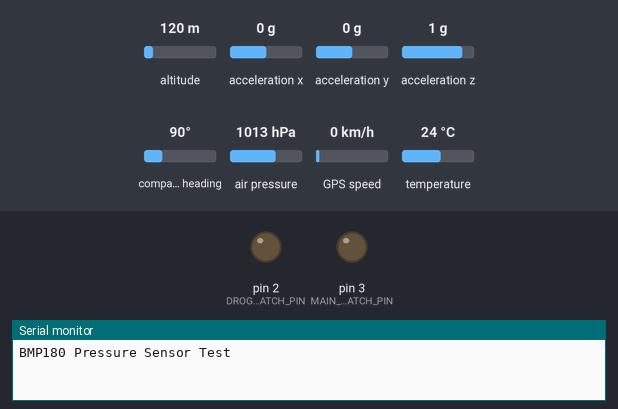
A sketch run on a simulated Arduino Mega 2560, built with avr-gcc and run on an emulated ATmega2560. Parts: output pins drawn as LEDs (lit = HIGH), the last lines printed to the serial monitor. Inputs (shaded band) come from the test bench; at power-on: air pressure 1013 hPa, altitude 120 m, acceleration x 0 g, acceleration y 0 g, acceleration z 1 g, compass heading 90°, GPS speed 0 km/h, temperature 24 °C. The GPS gets a fix after 3 s at 37.7749, -122.4194 with 8 satellites.

Above: at 2.2 s.
2.3 s: air pressure set to 979 hPa
4.0 s: air pressure set to 976 hPa
At 4.47 s:
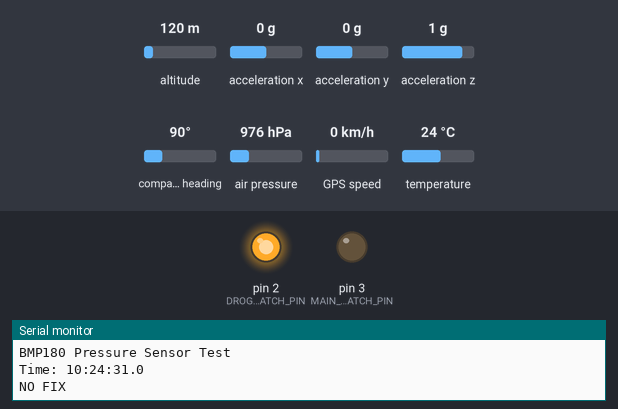
At 5.8 s:
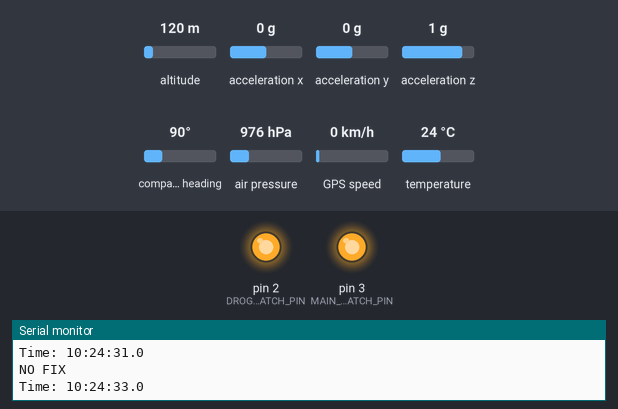
Timing chart, 0 to 7.3 s (numbered marks = the images above; inputs shaded):
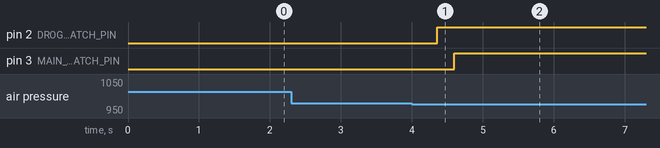

The sketch:

singleFileTesting.ino
```cpp
//Testing code, adapted from "pseudo_code.ino" with the custom functions pasted into the same file.


//Libraries

#include <Wire.h>
#include <Adafruit_Sensor.h>
#include <Adafruit_BMP085_U.h>
#include <Adafruit_GPS.h>
#include <SoftwareSerial.h>
#include <Adafruit_ADXL345_U.h>
#include <Adafruit_HMC5883_U.h>

/* Assign a unique ID to this sensor at the same time */
Adafruit_ADXL345_Unified accel = Adafruit_ADXL345_Unified(00001);

/* Assign a unique ID to this sensor at the same time */
Adafruit_HMC5883_Unified mag = Adafruit_HMC5883_Unified(00002);

//Adafruit GPS objects and settings (MOVE TO SENSOR HEADER FILE??)
//Adafruit_GPS GPS(&Serial);
//#define GPSECHO  false   //Echo to serial port
//boolean usingInterrupt = false;   //Manual interrupt to call data
//void useInterrupt(boolean);

//Timer variable to be used throughout program  (MAKE SURE NOT SAME AS GPS TIMER, IF BEING USED)
//uint32_t timer = millis();

//Global variables and constants

float dofData[9] = {0,0,0,0,0,0,0}; //9 channels (accel xyz, mag xyz, heading, 2 unused)
float gpsData[10] = {0,0,0,0,0,0,0,0,0,0}; // CHANGE to suit number of required data fields
float bmpData[4] = {0,0,0,0};  // Altitude  Temperature  Pressure
float vertAccel = 0;

const int LED_PIN = 0;
const int LAUNCH_THRESH = 300; //300 ft altitude detected, switch from mode 1 to mode 2  CHECK WITH HARLEY, METRES OR FEET??
const int DROGUE_EMATCH_PIN = 2; //Pin connected to drogue parachute e-match
const int MAIN_EMATCH_PIN = 3; //Pin connected to main parachute e-match
const int APOGEE_ACCEL_THRESH = 3; // Acceleration upper threshold for apogee detection
const int MAIN_ALT_THRESH = 1800; //Altitude lower threshold for main chute deployment (1800 ft.)
const char PRESSURE_CODE[10] = "pressure:"; //String for determining if sent data is request to change sea level pressure
const char PARACHUTE_CODE[10] = "LaunchPar";  // String for determining of sent data is request to manually deploy parachute


Adafruit_BMP085_Unified bmp = Adafruit_BMP085_Unified(10085);

Adafruit_GPS GPS(&Serial1);

boolean usingInterrupt = false;
void useInterrupt(boolean); // Func prototype keeps Arduino 0023 happy

uint32_t timer = millis();

float seaLevelPressure = 0.0;

void setup()
{


//-----------------------------------------------------------------------------------------------------
//PIN INITIALIZATIONS

  pinMode(LED_PIN, OUTPUT);
  pinMode(DROGUE_EMATCH_PIN, OUTPUT);
  pinMode(MAIN_EMATCH_PIN, OUTPUT);


//-----------------------------------------------------------------------------------------------------
//SERIAL PORT INITIALIZATIONS

//Xbee ("Serial2") and SD Logger ("Serial1") communicate at 9600 baud rate, while the GPS ("Serial") uses 115200
  Serial.begin(115200); //GPS
  Serial1.begin(9600); //SD Logger
  Serial2.begin(9600); //Xbee

//-----------------------------------------------------------------------------------------------------
//GPS INITIALIZATION

setupGPS();

//GPS.begin(9600);
//GPS.sendCommand(PMTK_SET_NMEA_OUTPUT_RMCONLY); //Time/location data only
//// GPS.sendCommand(PMTK_SET_NMEA_OUTPUT_RMCGGA);  //Fix data and altitude
//GPS.sendCommand(PMTK_SET_NMEA_UPDATE_1HZ);
//useInterrupt(true);
//delay(1000);

//-----------------------------------------------------------------------------------------------------
//BMP180 PRESSURE SENSOR INTIALIZATION

  Serial.println("BMP180 Pressure Sensor Test");
  Serial.println("");

  if(!bmp.begin())
  {
    /* There was a problem detecting the BMP085 ... check your connections */
    Serial.print("Oops, no BMP085 detected ... Check your wiring or I2C ADDR!");
    while(1);
  }

//-----------------------------------------------------------------------------------------------------

}

//This is from the GPS_testing code that works with Mega2560
SIGNAL(TIMER0_COMPA_vect)
{
  char c = GPS.read();
}


void loop()
{


 delay(500); // intial delay for all electronics

 if (Serial.available() > 0 ) // Check for incoming serial data
  {
    char dataRecieved[100] = {'\0'};
    int arraySize = 0;
    while (Serial.available() > 0) { // While we have serial data read it into an array of characters
        dataRecieved[arraySize++] = Serial.read();

    }
    inspectRecievedSerialData(dataRecieved); // Inspect the data to determine what was recieved and what to do
  }


 //-----------------------------------------------------------------------------------------------------
 //Rocket pre-launch algorithm
  do
  {
    getDOF(); //Read 9-DOF data
    getBMP(); //Read BMP180 data
    getGPS(); //Read GPS data
    dataSDOut(); //Transmit data to SD logger, then Xbee
    dataXbeeOut();
  }
  while(bmpData[0] < LAUNCH_THRESH);


  //-----------------------------------------------------------------------------------------------------
  //Drogue parachute deployment algorithm
  //Read and transmit data from all sensors while vertAccel greater than APOGEE_ACCEL_THRESH
  //Send current HIGH to DROGUE parachute e-match when vertAccel less than or equal to APOGEE_ACCEL_THRESH
  do
  {
    getDOF(); //Read 9-DOF data
    getBMP(); //Read BMP180 data
    getGPS(); //Read GPS data
    dataSDOut();  //Transmit data to SD logger, then Xbee
    dataXbeeOut();
  }
  while(vertAccel > APOGEE_ACCEL_THRESH);


  // Set drogue chute pin HIGH, output message indicating signal sent and time to SD logger and Xbee
  digitalWrite(DROGUE_EMATCH_PIN, HIGH);

  Serial1.print("DROGUE CHUTE DEPLOYMENT SIGNAL SENT    ");
  Serial1.println(timer);
  Serial2.print("DROGUE CHUTE DEPLOYMENT SIGNAL SENT    ");
  Serial2.println(timer);


  //-----------------------------------------------------------------------------------------------------
  //Main parachute deployment algorithm
  //Read and transmit data from all sensors while bmpData[0] (rocket altitude) above MAIN_ALT_THRESH altitude
  //Send current HIGH to MAIN parachute e-match when bmpData[0] (rocket altitude) equal to or below MAIN_ALT_THRESH
  do
  {
    getDOF(); //Read 9-DOF data
    getBMP(); //Read BMP180 data
    getGPS(); //Read GPS data
    dataSDOut(); //Transmit data to SD logger, then Xbee
    dataXbeeOut();
  }
  while(bmpData[0] > MAIN_ALT_THRESH);


  //Set main chute pin HIGH, output message indicating signal sent and time to SD logger and Xbee
  digitalWrite(MAIN_EMATCH_PIN, HIGH);

  Serial1.print("MAIN CHUTE DEPLOYMENT SIGNAL SENT    ");
  Serial1.println(timer);
  Serial2.print("MAIN CHUTE DEPLOYMENT SIGNAL SENT    ");
  Serial2.println(timer);


  //-----------------------------------------------------------------------------------------------------
  //Continue logging all sensor data until turned off

  while(true)
  {
    getDOF(); //Read 9-DOF data
    getBMP(); //Read BMP180 data
    getGPS(); //Read GPS data
    dataSDOut(); //Transmit data to SD logger, then Xbee
    dataXbeeOut();
  }


}


//-----------------------------------------------------------------------------------------------------
//-----------------------------------------------------------------------------------------------------
//-----------------------------------------------------------------------------------------------------
//CUSTOM FUNCTIONS HERE!!!
void inspectRecievedSerialData(char str[100])
{
  boolean boolPressureValue = true;
  boolean boolLaunch = true;

  for (int i = 0; i < 9; i++ ) // Determine if the data sent was a request for sea level pressure change
  {                            // or to manually deploy parachute
     if (PRESSURE_CODE[i] != str[i] )
       boolPressureValue = false;
     if (PARACHUTE_CODE[i] != str[i] )
       boolLaunch = false;
  }
  if( boolPressureValue) // Was it a pressure change request?
   {
     char intToConvert[100] = {'\0'}; // If it was then we must convert the ascii values to integers
     int i = 9; // start at 9 because everything before is the code word

     while ( str[i] != '\0') // read all the numbers in until we encounter \0
     {
       intToConvert[i - 9] = str[i];
       i++;
     }
     seaLevelPressure = atof(intToConvert); // atof converts character array into float
     //Serial.println(seaLevelPressure);
   }
   else if (boolLaunch) // Was it manual parachute deploy?
   {
      pinMode(10,OUTPUT); // Here we will have to check if the rocket is in the correct stage to allow this
      digitalWrite(10,HIGH);
   }

}


//-----------------------------------------------------------------------------------------------------
//Data handling functions using


//void dataXbeeOut()
//{
//
//  //Send all 9-DOF data, 9 channels
//  for(int i = 0; i<9; i++)
//  {
//  Serial2.print(dofData[i]
//  Serial2.print("    ");
//  }
//
//  //Each sensor (9dof/bmp180/gps) outputs all of its data on one line and then we go to the next line for the next sensor
//  Serial2.println(" ");
//
//  //Send all BMP180 data, 4 channels
//  for(int i = 0; i<4; i++)
//  {
//  Serial2.print(bmpData[i]);
//  Serial2.print("    ");
//  }
//
//
//  Serial2.println(" ");
//
//  //Send all GPS data, 10 channels
//  for(int i =0; i<10; i++)
//  {
//  Serial2.print(gpsData[i]);
//  Serial2.print("    ");
//  }
//
//
//  Serial2.println(" ");
//
//}


void dataSDOut()
{

  //Send all 9-DOF data, 9 channels
  for(int i = 0; i<7; i++)
  {
  Serial1.print(dofData[i]);
  Serial1.print("    ");
  }

  //Each sensor (9dof/bmp180/gps) outputs all of its data on one line and then we go to the next line for the next sensor
  Serial1.println(" ");

  //Send all BMP180 data, 4 channels
  for(int i = 0; i<4; i++)
  {
  Serial1.print(bmpData[i]);
  Serial1.print("    ");
  }


  Serial1.println(" ");

  //Send all GPS data, 10 channels
  for(int i =0; i<10; i++)
  {
  Serial1.print(gpsData[i]);
  Serial1.print("    ");
  }


  Serial1.println(" ");

}


void dataXbeeOut()
{
//
//  //Send all 9-DOF data, 9 channels
  for(int i = 0; i<7; i++)
  {
  Serial2.print(dofData[i]);
  Serial2.print("    ");
  }

//  //Each sensor (9dof/bmp180/gps) outputs all of its data on one line and then we go to the next line for the next sensor
//  Serial2.println(" ");
//
//  //Send all BMP180 data, 4 channels
  Serial2.print("BMP:ONLINE");
  for(int i = 0; i<4; i++)
  {
    Serial2.print(bmpData[i]);
    Serial2.print(":");
  }
//
//
//  Serial2.println(" ");
//
//  //Send all GPS data, 10 channels
//  for(int i =0; i<10; i++)
//  {
//  Serial2.print(gpsData[i]);
//  Serial2.print("    ");
//  }
//
//
//  Serial2.println(" ");
//
}


void getGPS()
{
  if (! usingInterrupt)
  {
    // read data from the GPS in the 'main loop'
    char c = GPS.read();
  }


  // if a sentence is received, we can check the checksum, parse it...
  if (GPS.newNMEAreceived())
  {
    // a tricky thing here is if we print the NMEA sentence, or data
    // we end up not listening and catching other sentences!
    // so be very wary if using OUTPUT_ALLDATA and trytng to print out data
    //Serial.println(GPS.lastNMEA());   // this also sets the newNMEAreceived() flag to false

    if (!GPS.parse(GPS.lastNMEA()))   // this also sets the newNMEAreceived() flag to false
      return;  // we can fail to parse a sentence in which case we should just wait for another
  }

  // if millis() or timer wraps around, we'll just reset it
  if (timer > millis())  timer = millis();


  // approximately every 2 seconds or so, print out the current stats

  if (millis() - timer > 2000)
  {

  timer = millis(); // reset the timer

    Serial.print("\nTime: ");
    Serial.print(GPS.hour, DEC); Serial.print(':');
    Serial.print(GPS.minute, DEC); Serial.print(':');
    Serial.print(GPS.seconds, DEC); Serial.print('.');
    Serial.println(GPS.milliseconds);
    if (GPS.fix)
    {

      gpsData[0] = GPS.hour;
      gpsData[1] = GPS.minute;
      gpsData[2] = GPS.seconds;
      gpsData[3] = GPS.milliseconds;
      gpsData[4] = GPS.fix;  //Boolean 1 if there is a satellite fix, 0 if there isn't
      gpsData[5] = GPS.latitude;
      gpsData[6] = GPS.longitude;
      gpsData[7] = GPS.speed;  //Measured in knots
      gpsData[8] = GPS.altitude;  //Measured in centimeters
      gpsData[9] = timer;


    }

    else
    {
      Serial.println("NO FIX");
    }

  }

}

void setupGPS()
{
  GPS.begin(9600);
  GPS.sendCommand(PMTK_SET_NMEA_OUTPUT_RMCONLY); //Time/location data only
  // GPS.sendCommand(PMTK_SET_NMEA_OUTPUT_RMCGGA);  //Fix data and altitude
  GPS.sendCommand(PMTK_SET_NMEA_UPDATE_1HZ);
  useInterrupt(true);
  delay(1000);
}


void useInterrupt(boolean v)
{
  if (v) {
    // Timer0 is already used for millis() - we'll just interrupt somewhere
    // in the middle and call the "Compare A" function above
    OCR0A = 0xAF;
    TIMSK0 |= _BV(OCIE0A);
    usingInterrupt = true;
  } else {
    // do not call the interrupt function COMPA anymore
    TIMSK0 &= ~_BV(OCIE0A);
    usingInterrupt = false;
  }
}


void getBMP()
{
 // Get a new sensor event
  sensors_event_t event;
  bmp.getEvent(&event);

  /* Display the results (barometric pressure is measure in hPa) */
  if (event.pressure)
  {
    /* Display atmospheric pressure in hPa */
  //  Serial.print(event.pressure);

    /* First we get the current temperature from the BMP085 */
    float temperature;
    bmp.getTemperature(&temperature);
  //  Serial.print(temperature);


    /* Then convert the atmospheric pressure, SLP and temp to altitude    */
    /* Update this next line with the current SLP for better results      */
    seaLevelPressure = SENSORS_PRESSURE_SEALEVELHPA;
 //   Serial.print("Altitude:    ");
   // Serial.print(bmp.pressureToAltitude(seaLevelPressure,event.pressure,temperature));
    bmpData[0] = bmp.pressureToAltitude(seaLevelPressure,event.pressure,temperature);
    bmpData[1] = temperature;
    bmpData[2] = event.pressure;
    bmpData[3] = timer;
}

  else
  {
    Serial1.print("BMP180 Pressure Sensor error    ");
    Serial1.println(timer);
    Serial2.print("BMP180 Pressure Sensor error    ");
    Serial2.println(timer);
  }

}


void getDOF()
{
  /* Get a new sensor event */
  sensors_event_t event;

  accel.getEvent(&event); //m/s^2
  dofData[0] = event.acceleration.x;
  dofData[1] = event.acceleration.y;
  dofData[2] = event.acceleration.z;

  mag.getEvent(&event); //uT
  dofData[0] = event.magnetic.x;
  dofData[0] = event.magnetic.x;
  dofData[0] = event.magnetic.x;

  // Hold the module so that Z is pointing 'up' and you can measure the heading with x&y
  // Calculate heading when the magnetometer is level, then correct for signs of axis.
  float heading = atan2(event.magnetic.y, event.magnetic.x);

  // Once you have your heading, you must then add your 'Declination Angle', which is the 'Error' of the magnetic field in your location.
  // Find yours here: http://www.magnetic-declination.com/
  // Mine is: -13* 2' W, which is ~13 Degrees, or (which we need) 0.22 radians
  // If you cannot find your Declination, comment out these two lines, your compass will be slightly off.

  // Green River, UT: 10* 50' E, +/-? 0.1745 radians
  // Montreal, QC: -14* 43' W, 0.2444 radians
  float declinationAngle = 0.1745;
  heading += declinationAngle;
  // Correct for when signs are reversed.
  if(heading < 0)
    heading += 2*PI;
  // Check for wrap due to addition of declination.
  if(heading > 2*PI)
    heading -= 2*PI;
  // Convert radians to degrees for readability.
  float headingDegrees = heading * 180/M_PI;

  dofData[7] = headingDegrees;
}


//-----------------------------------------------------------------------------------------------------
//9 DOF Setup Function

void setupDOF()
{
 Serial2.begin(9600);

 /* Initialise the sensor */
  if(!accel.begin())
  {
    /* There was a problem detecting the ADXL345 ... check your connections */
    Serial2.println("Oops, no ADXL345 detected ... Check your wiring!");
    while(1);
  }

  /* Set the range to whatever is appropriate for your project */
  accel.setRange(ADXL345_RANGE_16_G);

 if(!mag.begin())
  {
    /* There was a problem detecting the HMC5883 ... check your connections */
    Serial.println("Oops, no HMC5883 detected ... Check your wiring!");
    while(1);
  }

 //Code here

}
```

Measured:
- the behaviour switches between 978 and 977 hPa on air pressure (found by bisection; images 0 and 1)
- after the input at 2.3 s, every drawn part: stays the same
- after the input at 4.0 s, pin 2 (DROGUE_EMATCH_PIN): LOW → HIGH after 0.36 s; pin 3 (MAIN_EMATCH_PIN): LOW → HIGH after 0.60 s
